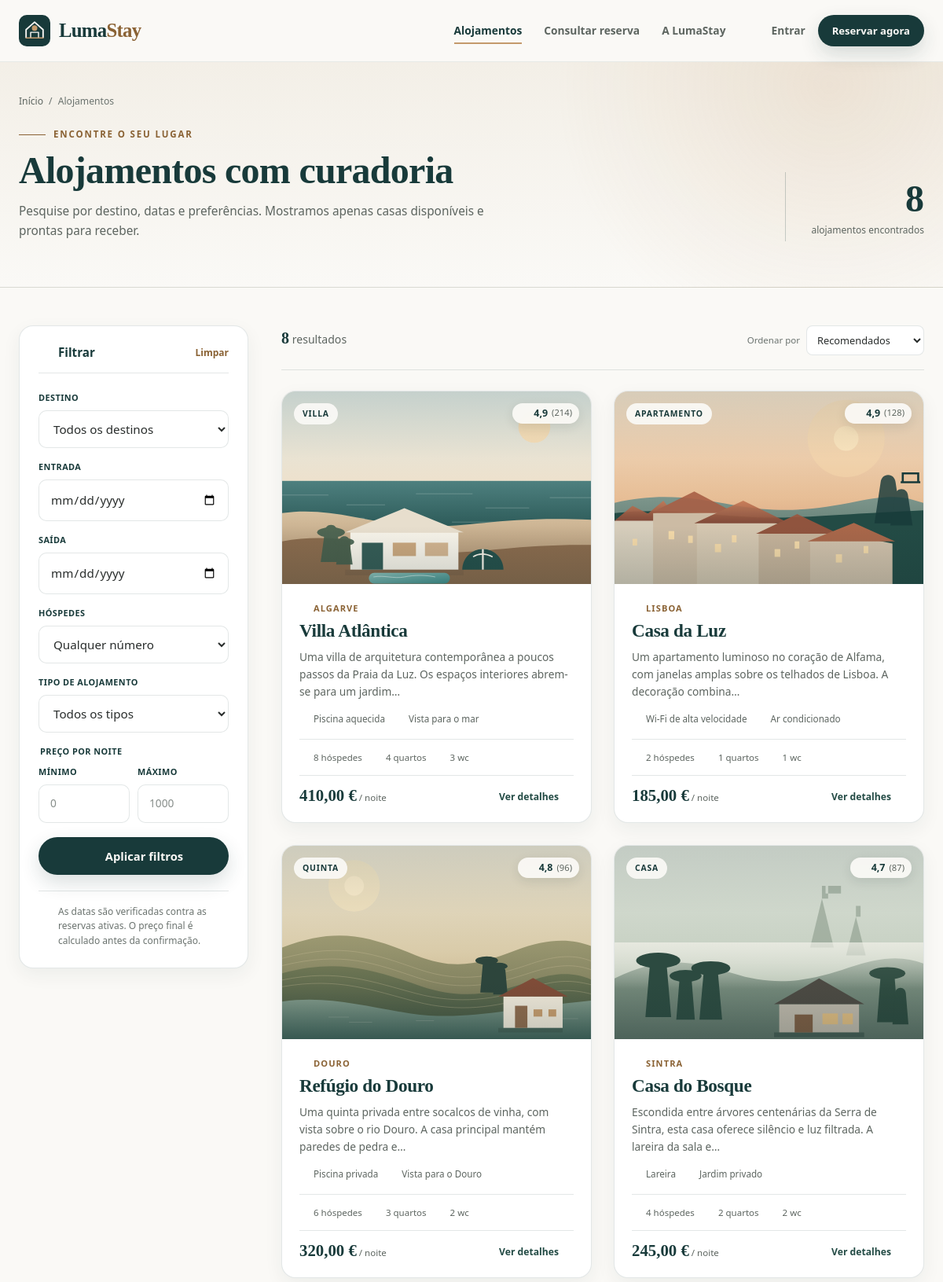
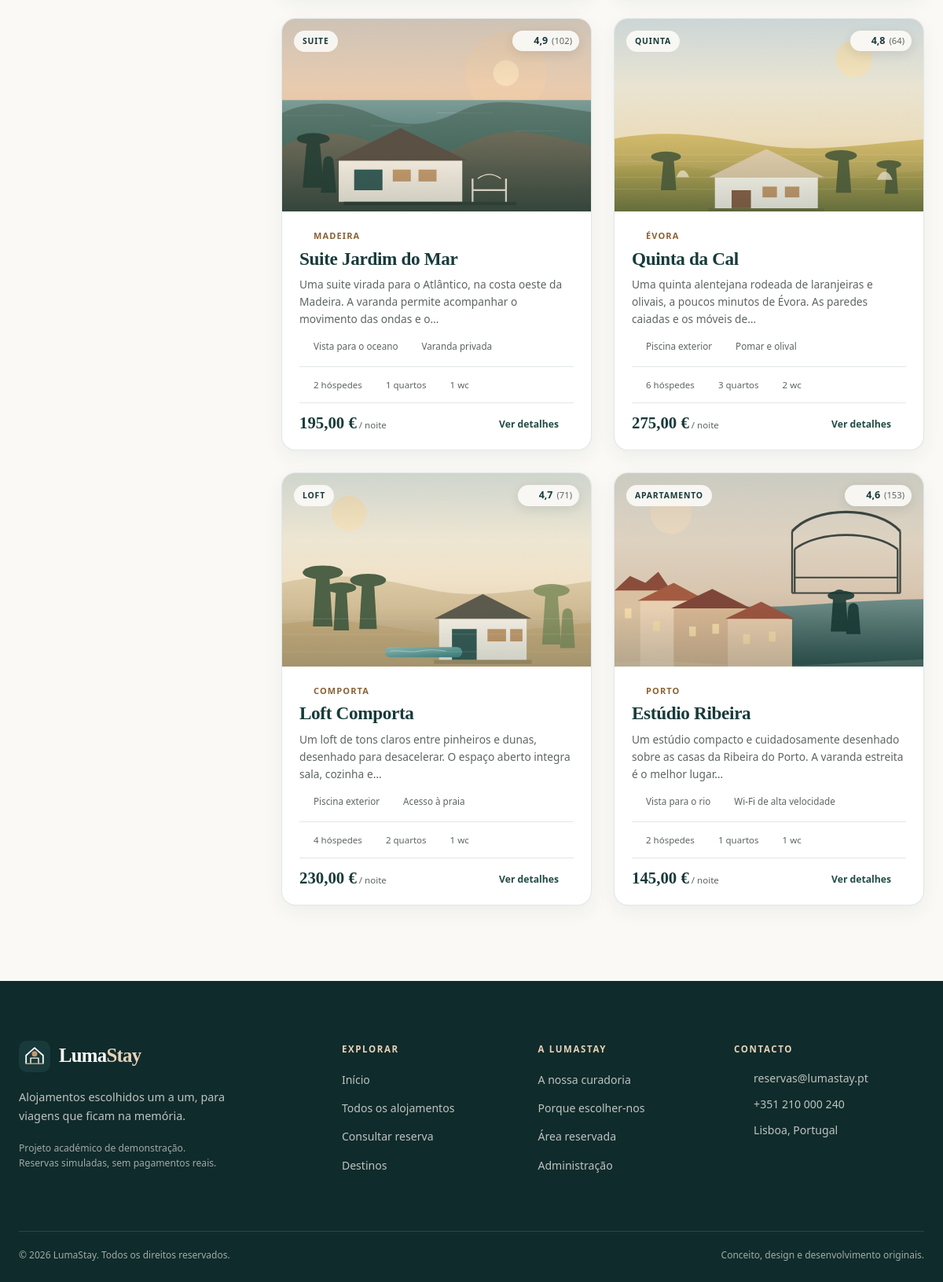
Screenshot of /alojamentos.php with the database file from the repository (2 pictures, top to bottom).
### tables this page shows
CREATE TABLE accommodations (
    id              INT UNSIGNED NOT NULL AUTO_INCREMENT,
    name            VARCHAR(150) NOT NULL,
    slug            VARCHAR(170) NOT NULL,
    description     TEXT NOT NULL,
    location        VARCHAR(120) NOT NULL,
    address         VARCHAR(255) NOT NULL,
    type            VARCHAR(40) NOT NULL,
    price_per_night DECIMAL(10,2) NOT NULL,
    capacity        TINYINT UNSIGNED NOT NULL,
    bedrooms        TINYINT UNSIGNED NOT NULL,
    bathrooms       TINYINT UNSIGNED NOT NULL,
    amenities       JSON NOT NULL,
    image_url       VARCHAR(255) NOT NULL,
    rating          DECIMAL(2,1) NOT NULL DEFAULT 4.8,
    review_count    INT UNSIGNED NOT NULL DEFAULT 0,
    active          TINYINT(1) NOT NULL DEFAULT 1,
    featured        TINYINT(1) NOT NULL DEFAULT 0,
    created_at      TIMESTAMP NOT NULL DEFAULT CURRENT_TIMESTAMP,
    updated_at      TIMESTAMP NOT NULL DEFAULT CURRENT_TIMESTAMP ON UPDATE CURRENT_TIMESTAMP,
    PRIMARY KEY (id),
    UNIQUE KEY uq_accommodations_slug (slug),
    KEY idx_accommodations_location (location),
    KEY idx_accommodations_active (active),
    KEY idx_accommodations_price (price_per_night),
    KEY idx_accommodations_type (type),
    CONSTRAINT chk_accommodations_price CHECK (price_per_night > 0),
    CONSTRAINT chk_accommodations_capacity CHECK (capacity BETWEEN 1 AND 30),
    CONSTRAINT chk_accommodations_bedrooms CHECK (bedrooms BETWEEN 0 AND 20),
    CONSTRAINT chk_accommodations_bathrooms CHECK (bathrooms BETWEEN 1 AND 20),
    CONSTRAINT chk_accommodations_rating CHECK (rating BETWEEN 0 AND 5),
    CONSTRAINT chk_accommodations_active CHECK (active IN (0, 1)),
    CONSTRAINT chk_accommodations_featured CHECK (featured IN (0, 1))
);

### includes/accommodation-card.php (the view, shortened to what the rows shown need)
<?php
$cardAccommodation = $cardAccommodation ?? [];
$cardParams = ['id' => (int) ($cardAccommodation['id'] ?? 0)];
$cardUrl = url('alojamento.php') . '?' . http_build_query($cardParams);
$cardAmenities = amenities_decode($cardAccommodation['amenities'] ?? '');
$cardImage = image_src($cardAccommodation['image_url'] ?? '');
$cardName = (string) ($cardAccommodation['name'] ?? 'Alojamento LumaStay');
?>
<article class="stay-card">
    <a class="stay-card-link" href="<?= e($cardUrl) ?>">
        <div class="stay-card-media">
            <img src="<?= e($cardImage) ?>"
                 alt="<?= e($cardName . ' em ' . ($cardAccommodation['location'] ?? 'Portugal')) ?>"
                 loading="lazy"
                 data-fallback="<?= e(asset('images/fallback.svg')) ?>">
            <span class="stay-card-type"><?= e(type_label((string) ($cardAccommodation['type'] ?? ''))) ?></span>
            <?= rating_badge((float) ($cardAccommodation['rating'] ?? 0), (int) ($cardAccommodation['review_count'] ?? 0)) ?>
        </div>
        <div class="stay-card-body">
            <p class="stay-card-location"><?= icon('pin') ?> <?= e($cardAccommodation['location'] ?? '') ?></p>
            <h3><?= e($cardName) ?></h3>
            <p class="stay-card-description"><?= e(excerpt((string) ($cardAccommodation['description'] ?? ''), 118)) ?></p>
            <?php if ($cardAmenities !== []): ?>
                <ul class="stay-card-amenities" aria-label="Comodidades principais">
                    <?php foreach (array_slice($cardAmenities, 0, 2) as $amenity): ?>
                        <li><?= icon(amenity_icon($amenity)) ?> <?= e($amenity) ?></li>
                    <?php endforeach; ?>
                </ul>
            <?php endif; ?>
            <div class="stay-card-meta">
                <span><?= icon('users') ?> <?= e($cardAccommodation['capacity'] ?? 0) ?> hóspedes</span>
                <span><?= icon('bed') ?> <?= e($cardAccommodation['bedrooms'] ?? 0) ?> quartos</span>
                <span><?= icon('bath') ?> <?= e($cardAccommodation['bathrooms'] ?? 0) ?> wc</span>
            </div>
            <div class="stay-card-footer">
                <p class="stay-card-price"><strong><?= e(money((float) ($cardAccommodation['price_per_night'] ?? 0))) ?></strong><span> / noite</span></p>
                <span class="stay-card-cta">Ver detalhes <?= icon('arrow-right') ?></span>
            </div>
        </div>
    </a>
</article>

### alojamentos.php (shortened to what the rows shown need)
<?php
$pdo = db();
$sort = input_string('sort', 'get', 'recommended');
$page = input_int('page', 'get', 1) ?? 1;
$page = max(1, $page);
$where = ['a.active = 1'];
$params = [];
$whereSql = implode(' AND ', $where);
$orderSql = match ($sort) {
    'price_asc'   => 'a.price_per_night ASC, a.rating DESC, a.name ASC',
    'price_desc'  => 'a.price_per_night DESC, a.rating DESC, a.name ASC',
    'rating_desc' => 'a.rating DESC, a.review_count DESC, a.name ASC',
    'newest'      => 'a.created_at DESC, a.id DESC',
    default       => 'a.featured DESC, a.rating DESC, a.review_count DESC, a.name ASC',
};
$countStmt = $pdo->prepare("SELECT COUNT(*) FROM accommodations a WHERE $whereSql");
$countStmt->execute($params);
$totalResults = (int) $countStmt->fetchColumn();
$perPage = 9;
$totalPages = max(1, (int) ceil($totalResults / $perPage));
$page = min($page, $totalPages);
$offset = ($page - 1) * $perPage;
$listStmt = $pdo->prepare(
    "SELECT a.* FROM accommodations a
     WHERE $whereSql
     ORDER BY $orderSql
     LIMIT :limit OFFSET :offset"
);
$listStmt->bindValue(':limit', $perPage, PDO::PARAM_INT);
$listStmt->bindValue(':offset', $offset, PDO::PARAM_INT);
$listStmt->execute();
$accommodations = $listStmt->fetchAll();
include __DIR__ . '/includes/header.php';
?>
<section class="page-banner">
    <div class="container">
        <div class="page-banner-content">
            <div>
                <h1>Alojamentos com curadoria</h1>
            </div>
        </div>
    </div>
</section>
<section class="section listings-section">
    <div class="container listings-layout">
        <aside class="filter-panel">
            <div class="filter-panel-head">
                <h2><?= icon('filter') ?> Filtrar</h2>
            </div>
        </aside>
        <div class="listings-results">
            <?php if ($accommodations === []): ?>
                <div class="empty-state empty-state-large">
                    <span class="empty-state-icon"><?= icon('search') ?></span>
                    <h2>Nenhum alojamento corresponde à sua pesquisa</h2>
                    <p>Tente alargar o intervalo de datas, aumentar o preço máximo ou escolher outro destino.</p>
                    <div class="empty-state-actions">
                        <a class="btn btn-primary" href="<?= e(url('alojamentos.php')) ?>">Limpar filtros</a>
                        <a class="btn btn-ghost" href="<?= e(url('index.php')) ?>">Voltar ao início</a>
                    </div>
                </div>
            <?php else: ?>
                <div class="stay-grid stay-grid-list">
                    <?php foreach ($accommodations as $cardAccommodation): ?>
                        <?php
                        include __DIR__ . '/includes/accommodation-card.php';
                        ?>
                    <?php endforeach; ?>
                </div>
            <?php endif; ?>
        </div>
    </div>
</section>
<?php include __DIR__ . '/includes/footer.php'; ?>

### includes/functions.php (shortened to what the rows shown need)
<?php
function e(mixed $value): string
{
    return htmlspecialchars((string) $value, ENT_QUOTES | ENT_SUBSTITUTE, 'UTF-8');
}
function base_url(): string
{
    static $base = null;
    if ($base !== null) {
        return $base;
    }
    $scriptName = str_replace('\\', '/', $_SERVER['SCRIPT_NAME'] ?? '/index.php');
    $directory = str_replace('\\', '/', dirname($scriptName));
    if ($directory === '/' || $directory === '.' || $directory === '\\') {
        $directory = '';
    }
    $base = rtrim($directory, '/');
    return $base;
}
function url(string $path = ''): string
{
    return base_url() . '/' . ltrim($path, '/');
}
function asset(string $path): string
{
    return url('assets/' . ltrim($path, '/'));
}
function input_string(string $key, string $source = 'post', string $default = ''): string
{
    $data = $source === 'get' ? $_GET : $_POST;
    $value = $data[$key] ?? $default;
    return is_string($value) ? trim($value) : $default;
}
function money(float|int|string $amount): string
{
    return number_format((float) $amount, 2, ',', ' ') . ' €';
}
function excerpt(string $text, int $limit = 150): string
{
    $text = trim(preg_replace('/\s+/', ' ', strip_tags($text)) ?? '');
    if (function_exists('mb_strlen') && function_exists('mb_substr')) {
        $cut = mb_substr($text, 0, $limit + 1, 'UTF-8');
    } else {
        if (strlen($text) <= $limit) {
            return $text;
        }
        $cut = substr($text, 0, $limit + 1);
    }
    $lastSpace = strrpos($cut, ' ');
    if ($lastSpace !== false && $lastSpace > (int) ($limit * 0.6)) {
        $cut = substr($cut, 0, $lastSpace);
    }
    return rtrim($cut, " \t\n\r\0\x0B.,;:") . '…';
}
function image_src(?string $path): string
{
    $path = trim((string) $path);
    if (str_starts_with($path, 'assets/')) {
        return url($path);
    }
    return asset('images/' . ltrim($path, '/'));
}
function amenities_decode(mixed $amenities): array
{
    $decoded = json_decode($amenities, true);
    if (is_array($decoded)) {
        return array_values(array_filter(array_map('strval', $decoded)));
    }
    return array_values(array_filter(array_map('trim', explode(',', $amenities))));
}
function amenity_icon(string $amenity): string
{
    $value = strtolower($amenity);
    $map = [
        'wifi'            => 'wifi',
        'wi-fi'           => 'wifi',
        'piscina'         => 'pool',
        'pequeno-almoço'  => 'coffee',
        'pequeno-almoco'  => 'coffee',
        'estacionamento'  => 'car',
        'lareira'         => 'flame',
        'ar condicionado' => 'snow',
        'praia'           => 'beach',
        'jardim'          => 'leaf',
        'churrasqueira'   => 'grill',
        'máquina de lavar'=> 'washer',
        'maquina de lavar'=> 'washer',
        'berço'           => 'baby',
        'berco'           => 'baby',
        'cozinha'         => 'kitchen',
        'kitchenette'     => 'kitchen',
        'vista'           => 'eye',
        'check-in'        => 'key',
        'varanda'         => 'sun',
        'terraço'         => 'sun',
        'terraco'         => 'sun',
        'pomar'           => 'leaf',
        'olival'          => 'leaf',
        'acesso à praia'  => 'beach',
    ];
    foreach ($map as $needle => $iconName) {
        if (str_contains($value, $needle)) {
            return $iconName;
        }
    }
    return 'check';
}
function accommodation_types(): array
{
    return [
        'apartamento' => 'Apartamento',
        'casa'        => 'Casa',
        'villa'       => 'Villa',
        'quinta'      => 'Quinta',
        'suite'       => 'Suite',
        'loft'        => 'Loft',
        'refúgio'     => 'Refúgio',
    ];
}
function type_label(string $type): string
{
    return accommodation_types()[$type] ?? ucfirst($type);
}
function rating_badge(float|string $rating, int $reviews = 0): string
{
    $html = '<span class="rating-badge">' . icon('star', 'rating-star') . '<strong>' . e(number_format((float) $rating, 1, ',', '')) . '</strong>';
    if ($reviews > 0) {
        $html .= '<span class="rating-count">(' . e($reviews) . ')</span>';
    }
    return $html . '</span>';
}
function icon(string $name, string $class = ''): string
{
    $allowed = ['search','calendar','users','user','bed','bath','pin','star','arrow-right','arrow-left','chevron-left','chevron-right','menu','close','check','shield','sparkles','leaf','wifi','pool','coffee','car','flame','snow','beach','grill','washer','baby','kitchen','eye','key','sun','home','building','chart','clipboard','settings','logout','edit','trash','plus','power','alert','info','mail','phone','clock','filter','grid','lock','tag','moon'];
    $key = in_array($name, $allowed, true) ? $name : 'info';
    $body = $paths[$key];
    $classAttribute = $class !== '' ? ' ' . e($class) : '';
    return '<svg class="icon' . $classAttribute . '" viewBox="0 0 24 24" fill="none" stroke="currentColor" stroke-width="1.7" stroke-linecap="round" stroke-linejoin="round" aria-hidden="true" focusable="false">' . $body . '</svg>';
}

### rows the page displays
accommodations: image_url (picture), type "VILLA", rating "4,9", review_count "214", location "ALGARVE", name "Villa Atlântica", description "Uma villa de arquitetura contemporânea a poucos passos da Praia da Luz. Os espaços interiores abrem-se para um jardim…", amenities "Piscina aquecida", amenities "Vista para o mar", capacity "8", bedrooms "4", bathrooms "3", price_per_night "410,00 €"
accommodations: image_url (picture), type "APARTAMENTO", rating "4,9", review_count "128", location "LISBOA", name "Casa da Luz", description "Um apartamento luminoso no coração de Alfama, com janelas amplas sobre os telhados de Lisboa. A decoração combina…", amenities "Wi-Fi de alta velocidade", amenities "Ar condicionado", capacity "2", bedrooms "1", bathrooms "1", price_per_night "185,00 €"
accommodations: image_url (picture), type "QUINTA", rating "4,8", review_count "96", location "DOURO", name "Refúgio do Douro", description "Uma quinta privada entre socalcos de vinha, com vista sobre o rio Douro. A casa principal mantém paredes de pedra e…", amenities "Piscina privada", amenities "Vista para o Douro", capacity "6", bedrooms "3", bathrooms "2", price_per_night "320,00 €"
accommodations: image_url (picture), type "CASA", rating "4,7", review_count "87", location "SINTRA", name "Casa do Bosque", description "Escondida entre árvores centenárias da Serra de Sintra, esta casa oferece silêncio e luz filtrada. A lareira da sala e…", amenities "Lareira", amenities "Jardim privado", capacity "4", bedrooms "2", bathrooms "2", price_per_night "245,00 €"
accommodations: image_url (picture), type "SUITE", rating "4,9", review_count "102", location "MADEIRA", name "Suite Jardim do Mar", description "Uma suite virada para o Atlântico, na costa oeste da Madeira. A varanda permite acompanhar o movimento das ondas e o…", amenities "Vista para o oceano", amenities "Varanda privada", capacity "2", bedrooms "1", bathrooms "1", price_per_night "195,00 €"
accommodations: image_url (picture), type "QUINTA", rating "4,8", review_count "64", location "ÉVORA", name "Quinta da Cal", description "Uma quinta alentejana rodeada de laranjeiras e olivais, a poucos minutos de Évora. As paredes caiadas e os móveis de…", amenities "Piscina exterior", amenities "Pomar e olival", capacity "6", bedrooms "3", bathrooms "2", price_per_night "275,00 €"
accommodations: image_url (picture), type "LOFT", rating "4,7", review_count "71", location "COMPORTA", name "Loft Comporta", description "Um loft de tons claros entre pinheiros e dunas, desenhado para desacelerar. O espaço aberto integra sala, cozinha e…", amenities "Piscina exterior", amenities "Acesso à praia", capacity "4", bedrooms "2", bathrooms "1", price_per_night "230,00 €"
accommodations: image_url (picture), type "APARTAMENTO", rating "4,6", review_count "153", location "PORTO", name "Estúdio Ribeira", description "Um estúdio compacto e cuidadosamente desenhado sobre as casas da Ribeira do Porto. A varanda estreita é o melhor lugar…", amenities "Vista para o rio", amenities "Wi-Fi de alta velocidade", capacity "2", bedrooms "1", bathrooms "1", price_per_night "145,00 €"

### other values shown
$totalResults "8"
